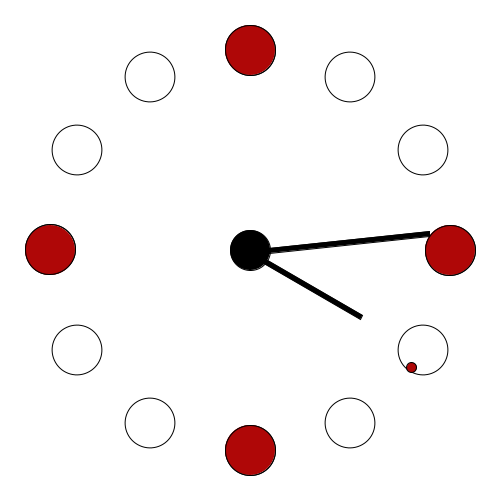
Frame 1 (no input)
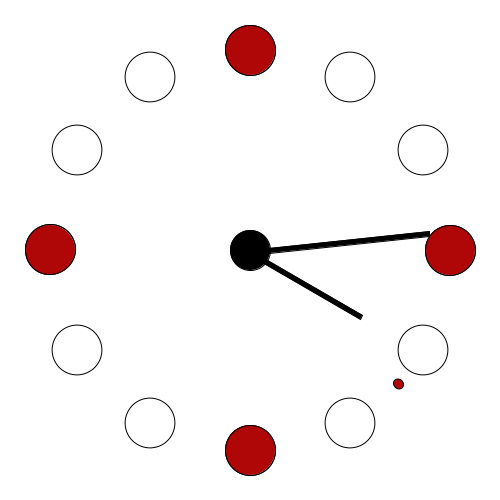
Frame 60 (the mouse pressed at the canvas centre just before this capture)
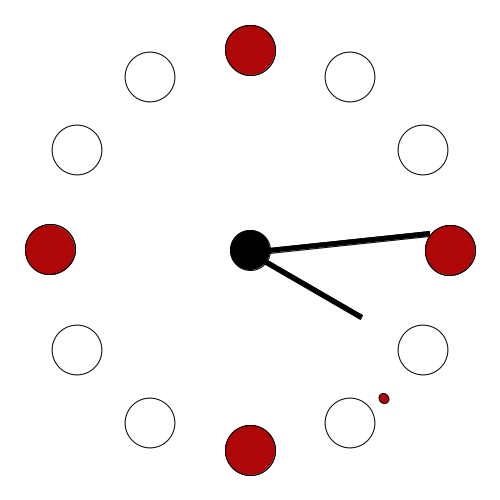
Frame 120 (the mouse held since frame 60 and released just before this capture)

The Processing sketch that drew these frames (run headless with seeded random() and noise(); from frame 60 on, the mouse is pressed at the canvas centre):

// Processing sketch: processing_120259
// ── processing_120259.pde

void setup()
{
size(500,500);
}
void draw()
{
  background(255);
translate(width/2,height/2); //in die Mitte springen

for(int i=0;i<360;i+=30) { //360 Grad in 20 Grad Schritten
pushMatrix();
rotate(radians(i)); //Um i rotieren
translate(0,200); //Um Radius verschieben
fill(255);
ellipse(0,0,50,50);
popMatrix();
}

for(int i=0;i<360;i+=90) { //360 Grad in 20 Grad Schritten
pushMatrix();
rotate(radians(i)); //Um i rotieren
translate(0,200); //Um Radius verschieben
fill(175,7,7);
ellipse(0,0,50,50);
popMatrix();
}


  
  
  float sec = map(second(),0,60,0,360);
  
  pushMatrix();
  rotate(radians(sec)); //Um i rotieren
  translate(0,-200); //Um Radius verschieben
  ellipse(0,0,10,10);
  popMatrix();
  
  float min = map(minute(),0,60,0,360);
  
  pushMatrix();
  rotate(radians(min)); //Um i rotieren
  translate(0,-180); //Um Radius verschieben
  fill(0);
  rect(0,0,5,180);
  popMatrix();
  
   float h = map(hour(),0,12,0,360);
  
  pushMatrix();
  rotate(radians(h)); //Um i rotieren
  translate(0,-130); //Um Radius verschieben
  fill(0);
  rect(0,0,5,130);
  popMatrix();
  
  ellipse(0,0,40,40);
  
}
